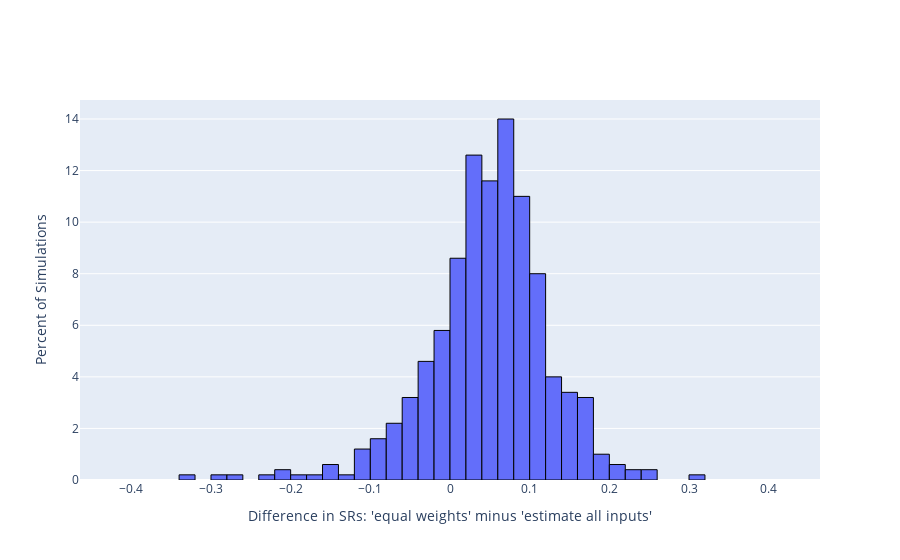
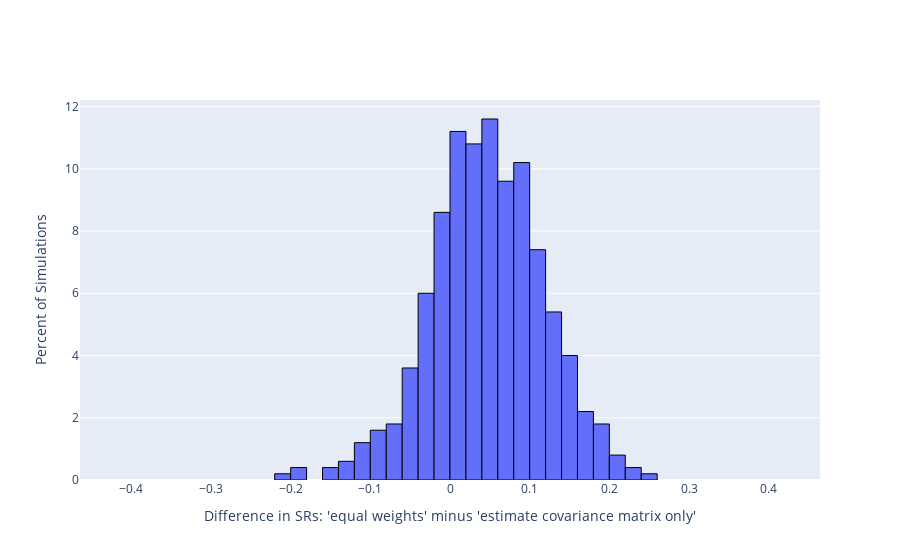
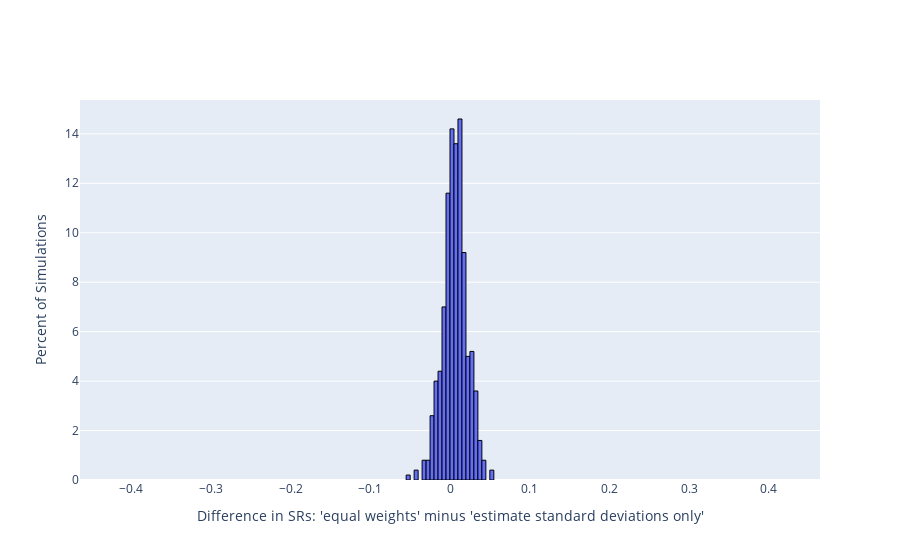

The notebook cell saved with these charts, in order:
### Code cell
histplot('ew','est_all')
histplot('ew','est_cov')
histplot('ew','est_sds')

### Figure 1 — Plotly figure (JSON) as saved in the notebook; plotly's stock layout.template omitted (floating-point values rounded to 4 significant figures; data arrays with more than 128 entries replaced by an {"elided": "..."} marker saying what was removed)
{"data": [{"histnorm": "percent", "hovertemplate": "This bin contains %{y:0.3}% of simulations <br>Average difference in SRs across all simulations: 0.047 <br>'equal weights' outperforms 'estimate all inputs' in 79% of all simulations<br><extra></extra>", "marker": {"line": {"color": "black", "width": 1}}, "type": "histogram", "x": {"elided": "500 float values"}}], "layout": {"legend": {"x": 0.01, "xanchor": "left", "y": 0.99, "yanchor": "top"}, "xaxis": {"range": [-0.4644, 0.4644], "title": {"text": "Difference in SRs: 'equal weights' minus 'estimate all inputs'"}}, "yaxis": {"tickformat": ".2", "title": {"text": "Percent of Simulations"}}}}

### Figure 2 — Plotly figure (JSON) as saved in the notebook; plotly's stock layout.template omitted (floating-point values rounded to 4 significant figures; data arrays with more than 128 entries replaced by an {"elided": "..."} marker saying what was removed)
{"data": [{"histnorm": "percent", "hovertemplate": "This bin contains %{y:0.3}% of simulations <br>Average difference in SRs across all simulations: 0.046 <br>'equal weights' outperforms 'estimate covariance matrix only' in 76% of all simulations<br><extra></extra>", "marker": {"line": {"color": "black", "width": 1}}, "type": "histogram", "x": {"elided": "500 float values"}}], "layout": {"legend": {"x": 0.01, "xanchor": "left", "y": 0.99, "yanchor": "top"}, "xaxis": {"range": [-0.4644, 0.4644], "title": {"text": "Difference in SRs: 'equal weights' minus 'estimate covariance matrix only'"}}, "yaxis": {"tickformat": ".2", "title": {"text": "Percent of Simulations"}}}}

### Figure 3 — Plotly figure (JSON) as saved in the notebook; plotly's stock layout.template omitted (floating-point values rounded to 4 significant figures; data arrays with more than 128 entries replaced by an {"elided": "..."} marker saying what was removed)
{"data": [{"histnorm": "percent", "hovertemplate": "This bin contains %{y:0.3}% of simulations <br>Average difference in SRs across all simulations: 0.006 <br>'equal weights' outperforms 'estimate standard deviations only' in 68% of all simulations<br><extra></extra>", "marker": {"line": {"color": "black", "width": 1}}, "type": "histogram", "x": {"elided": "500 float values"}}], "layout": {"legend": {"x": 0.01, "xanchor": "left", "y": 0.99, "yanchor": "top"}, "xaxis": {"range": [-0.4644, 0.4644], "title": {"text": "Difference in SRs: 'equal weights' minus 'estimate standard deviations only'"}}, "yaxis": {"tickformat": ".2", "title": {"text": "Percent of Simulations"}}}}
